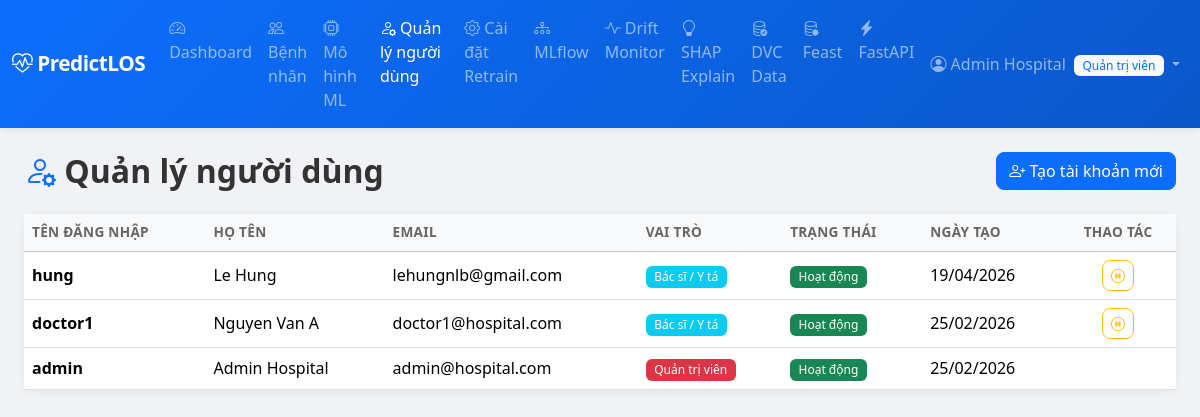
Page /accounts/manage/ (signed in) on the committed database.
### accounts/models.py (models this page shows, shortened)
class CustomUser(AbstractUser):
    ROLE_CHOICES = [
        ('doctor', 'Bác sĩ / Y tá'),
        ('admin', 'Quản trị viên'),
    ]
    role = models.CharField(max_length=10, choices=ROLE_CHOICES, default='doctor')
    phone = models.CharField(max_length=20, blank=True, default='')
    department = models.CharField(max_length=100, blank=True, default='')
    class Meta:
        db_table = 'users'

### accounts/views.py (the view)
# urls.py: path('manage/', views.manage_users_view, name='manage_users'),
@login_required
@admin_required
def manage_users_view(request):
    users = CustomUser.objects.all().order_by('-date_joined')
    return render(request, 'accounts/manage_users.html', {'users': users})

### templates/accounts/manage_users.html (shortened to what this page needs)
{% extends 'base.html' %}
{% block content %}
<div class="d-flex justify-content-between align-items-center mb-4">
    <h2 class="fw-bold mb-0"><i class="bi bi-person-gear text-primary"></i> Quản lý người dùng</h2>
    <a href="{% url 'accounts:create_user' %}" class="btn btn-primary">
        <i class="bi bi-person-plus"></i> Tạo tài khoản mới
    </a>
</div>
<div class="card shadow-sm border-0">
    <div class="table-responsive">
        <table class="table table-hover align-middle mb-0">
            <thead class="table-light">
                <tr>
                    <th>Tên đăng nhập</th>
                    <th>Họ tên</th>
                    <th>Email</th>
                    <th>Vai trò</th>
                    <th>Trạng thái</th>
                    <th>Ngày tạo</th>
                    <th class="text-center">Thao tác</th>
                </tr>
            </thead>
            <tbody>
                {% for u in users %}
                <tr>
                    <td class="fw-semibold">{{ u.username }}</td>
                    <td>{{ u.get_full_name|default:"-" }}</td>
                    <td>{{ u.email|default:"-" }}</td>
                    <td>
                        {% if u.role == 'admin' %}
                        <span class="badge bg-danger">Quản trị viên</span>
                        {% else %}
                        <span class="badge bg-info">Bác sĩ / Y tá</span>
                        {% endif %}
                    </td>
                    <td>
                        {% if u.is_active %}
                        <span class="badge bg-success">Hoạt động</span>
                        {% else %}
                        <span class="badge bg-secondary">Vô hiệu</span>
                        {% endif %}
                    </td>
                    <td>{{ u.date_joined|date:"d/m/Y" }}</td>
                    <td class="text-center">
                        {% if u != request.user %}
                        <form method="post" action="{% url 'accounts:toggle_user' u.pk %}" class="d-inline">
                            {% if u.is_active %}
                            <button type="submit" class="btn btn-sm btn-outline-warning" title="Vô hiệu hóa">
                                <i class="bi bi-pause-circle"></i>
                            </button>
                            {% else %}
                            <button type="submit" class="btn btn-sm btn-outline-success" title="Kích hoạt">
                                <i class="bi bi-play-circle"></i>
                            </button>
                            {% endif %}
                        </form>
                        {% endif %}
                    </td>
                </tr>
                {% empty %}
                <tr><td colspan="7" class="text-center text-muted py-4">Chưa có tài khoản nào.</td></tr>
                {% endfor %}
            </tbody>
        </table>
    </div>
</div>
{% endblock %}

### templates/base.html (shortened to what this page needs)
{% load static %}
<!DOCTYPE html>
<html lang="vi">
<head>
    <link href="https://cdn.jsdelivr.net/npm/bootstrap@5.3.3/dist/css/bootstrap.min.css" rel="stylesheet">
    <link href="https://cdn.jsdelivr.net/npm/bootstrap-icons@1.11.3/font/bootstrap-icons.min.css" rel="stylesheet">
    <link href="{% static 'css/style.css' %}" rel="stylesheet">
</head>
<body>
    {% if user.is_authenticated %}
    <nav class="navbar navbar-expand-lg navbar-dark bg-primary shadow-sm">
        <div class="container-fluid">
            <a class="navbar-brand fw-bold" href="{% url 'dashboard:index' %}">
                <i class="bi bi-heart-pulse"></i> PredictLOS
            </a>
            <div class="collapse navbar-collapse" id="navbarNav">
                <ul class="navbar-nav me-auto">
                    <li class="nav-item">
                        <a class="nav-link {% if request.resolver_match.app_name == 'dashboard' %}active{% endif %}"
                           href="{% url 'dashboard:index' %}">
                            <i class="bi bi-speedometer2"></i> Dashboard
                        </a>
                    </li>
                    <li class="nav-item">
                        <a class="nav-link {% if request.resolver_match.app_name == 'patients' %}active{% endif %}"
                           href="{% url 'patients:list' %}">
                            <i class="bi bi-people"></i> Bệnh nhân
                        </a>
                    </li>
                    <li class="nav-item">
                        <a class="nav-link {% if request.resolver_match.url_name == 'versions' %}active{% endif %}"
                           href="{% url 'ml_engine:versions' %}">
                            <i class="bi bi-cpu"></i> Mô hình ML
                        </a>
                    </li>
                    {% if user.role == 'admin' or user.is_superuser %}
                    <li class="nav-item">
                        <a class="nav-link {% if request.resolver_match.url_name == 'manage_users' %}active{% endif %}"
                           href="{% url 'accounts:manage_users' %}">
                            <i class="bi bi-person-gear"></i> Quản lý người dùng
                        </a>
                    </li>
                    <li class="nav-item">
                        <a class="nav-link {% if request.resolver_match.url_name == 'retrain_settings' %}active{% endif %}"
                           href="{% url 'ml_engine:retrain_settings' %}">
                            <i class="bi bi-gear"></i> Cài đặt Retrain
                        </a>
                    </li>
                    <li class="nav-item">
                        <a class="nav-link {% if request.resolver_match.url_name == 'mlflow_dashboard' %}active{% endif %}"
                           href="{% url 'ml_engine:mlflow_dashboard' %}">
                            <i class="bi bi-diagram-3"></i> MLflow
                        </a>
                    </li>
                    <li class="nav-item">
                        <a class="nav-link {% if request.resolver_match.url_name == 'drift_report' %}active{% endif %}"
                           href="{% url 'ml_engine:drift_report' %}">
                            <i class="bi bi-activity"></i> Drift Monitor
                        </a>
                    </li>
                    <li class="nav-item">
                        <a class="nav-link {% if request.resolver_match.url_name == 'model_explanation' %}active{% endif %}"
                           href="{% url 'ml_engine:model_explanation' %}">
                            <i class="bi bi-lightbulb"></i> SHAP Explain
                        </a>
                    </li>
                    <li class="nav-item">
                        <a class="nav-link {% if request.resolver_match.url_name == 'dvc_status' %}active{% endif %}"
                           href="{% url 'ml_engine:dvc_status' %}">
                            <i class="bi bi-database-check"></i> DVC Data
                        </a>
                    </li>
                    <li class="nav-item">
                        <a class="nav-link {% if request.resolver_match.url_name == 'feast_status' %}active{% endif %}"
                           href="{% url 'ml_engine:feast_status' %}">
                            <i class="bi bi-database-gear"></i> Feast
                        </a>
                    </li>
                    <li class="nav-item">
                        <a class="nav-link {% if request.resolver_match.url_name == 'fastapi_status' %}active{% endif %}"
                           href="{% url 'ml_engine:fastapi_status' %}">
                            <i class="bi bi-lightning-charge-fill"></i> FastAPI
                        </a>
                    </li>
                    {% endif %}
                </ul>
                <ul class="navbar-nav">
                    <li class="nav-item dropdown">
                        <a class="nav-link dropdown-toggle" href="#" role="button" data-bs-toggle="dropdown">
                            <i class="bi bi-person-circle"></i> {{ user.get_full_name|default:user.username }}
                            <span class="badge bg-light text-primary ms-1">{{ user.get_role_display }}</span>
                        </a>
                    </li>
                </ul>
            </div>
        </div>
    </nav>
    {% endif %}
    <main class="{% if user.is_authenticated %}py-4{% endif %}">
        <div class="container-fluid px-4">
            {% block content %}{% endblock %}
        </div>
    </main>
</body>
</html>

### static/css/style.css (style rules this page uses)
:root { --primary-gradient: linear-gradient(135deg, #0d6efd 0%, #0a58ca 100%); }
body { font-family: 'Segoe UI', system-ui, -apple-system, sans-serif; background-color: #f0f2f5; color: #333; }
.navbar { background: var(--primary-gradient) !important; }
.navbar-brand { font-size: 1.3rem; letter-spacing: -0.5px; }
.card { border-radius: 12px; transition: box-shadow 0.2s ease; }
.table th { font-weight: 600; font-size: 0.85rem; text-transform: uppercase; letter-spacing: 0.3px; color: #666; }
.table td { vertical-align: middle; }
.badge { font-weight: 500; padding: 0.4em 0.7em; }
.btn { border-radius: 8px; font-weight: 500; }
.shadow-sm { box-shadow: 0 2px 8px rgba(0, 0, 0, 0.06) !important; }
.nav-link { font-weight: 500; transition: opacity 0.2s; }

### rows in the picture
CustomUser: get_full_name "Admin Hospital", role "Quản trị viên", username "admin", email "admin@hospital.com", is_active "Hoạt động", date_joined "25/02/2026"
CustomUser: username "hung", get_full_name "Le Hung", email "lehungnlb@gmail.com", role "Bác sĩ / Y tá", is_active "Hoạt động", date_joined "19/04/2026"
CustomUser: username "doctor1", get_full_name "Nguyen Van A", email "doctor1@hospital.com", role "Bác sĩ / Y tá", is_active "Hoạt động", date_joined "25/02/2026"
